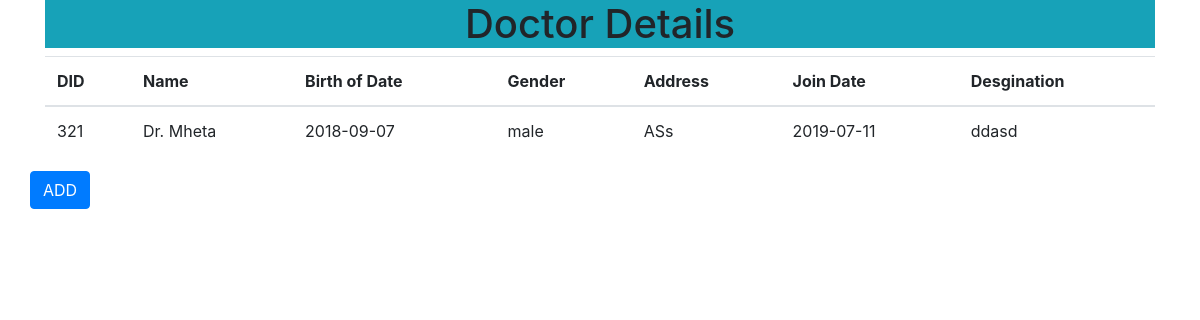
The page /doctor.php (signed in) on the database its author committed.
### tables this page shows
CREATE TABLE IF NOT EXISTS `doctor` (
  `password` varchar(20) NOT NULL,
  `did` varchar(50) NOT NULL,
  `name` varchar(50) NOT NULL,
  `birthdate` varchar(50) NOT NULL,
  `gender` varchar(10) NOT NULL,
  `address` varchar(200) NOT NULL,
  `joindate` varchar(50) NOT NULL,
  `desgination` varchar(50) NOT NULL,
  PRIMARY KEY (`did`)
);

### doctor.php (the view, shortened to what this page needs)
<?php
include "db.php";
?>
<!DOCTYPE html>
<html>
<head>
    <link rel="stylesheet" href="https://maxcdn.bootstrapcdn.com/bootstrap/4.0.0-beta/css/bootstrap.min.css">
</head>
<body>
<div class="container">
	<h1 class="bg-info text-center">Doctor Details</h1>
	<table class="table">
            <thead>
                <tr>
                    <th>DID</th>
                    <th>Name</th>
                    <th>Birth of Date</th>
                    <th>Gender</th>
                    <th>Address</th>
                    <th>Join Date</th>
                    <th>Desgination</th>
                </tr>
            </thead>
            <tbody>
                <tr>
                	<?php
                	$q = "SELECT did,name,birthdate,gender,address,joindate,desgination FROM doctor";
                	$res = mysqli_query($conn,$q);
                	while($row = mysqli_fetch_array($res,MYSQLI_BOTH)){
                		$did = $row['did'];
						$name = $row['name'];
						$birthdate = $row['birthdate'];
						$gender = $row['gender'];
						$address = $row['address'];
						$joindate = $row['joindate'];
						$desgination = $row['desgination'];
                	?>
                    <td><?php echo $did; ?></td>
                    <td><?php echo $name; ?></td>
                    <td><?php echo $birthdate; ?></td>
                    <td><?php echo $gender; ?></td>
                    <td><?php echo $address; ?></td>
                    <td><?php echo $joindate; ?></td>
                    <td><?php echo $desgination; ?></td>
                </tr>
            </tbody>
                    <?php
                    }
                    ?>
        </table>
        <div class="row">
        	 <a class="btn btn-primary" href="newdoctor.php" role="button">ADD</a>
        </div>
</div>
</body>
</html>

### rows shown on the page
doctor: did "321", name "Dr. Mheta", birthdate "2018-09-07", gender "male", address "ASs", joindate "2019-07-11", desgination "ddasd"
